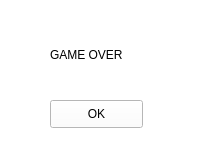
<?xml version="1.0" encoding="UTF-8"?>
<ui version="4.0">
 <class>InfoWidget</class>
 <widget class="QWidget" name="InfoWidget">
  <property name="geometry">
   <rect>
    <x>0</x>
    <y>0</y>
    <width>200</width>
    <height>150</height>
   </rect>
  </property>
  <property name="minimumSize">
   <size>
    <width>200</width>
    <height>150</height>
   </size>
  </property>
  <property name="maximumSize">
   <size>
    <width>200</width>
    <height>150</height>
   </size>
  </property>
  <property name="windowTitle">
   <string>Form</string>
  </property>
  <property name="styleSheet">
   <string notr="true">background-color: rgb(255, 255, 255);</string>
  </property>
  <widget class="QLabel" name="label">
   <property name="geometry">
    <rect>
     <x>50</x>
     <y>40</y>
     <width>111</width>
     <height>31</height>
    </rect>
   </property>
   <property name="text">
    <string>&lt;html&gt;&lt;head/&gt;&lt;body&gt;&lt;p&gt;GAME OVER&lt;/p&gt;&lt;/body&gt;&lt;/html&gt;</string>
   </property>
  </widget>
  <widget class="QPushButton" name="pushButton">
   <property name="geometry">
    <rect>
     <x>50</x>
     <y>100</y>
     <width>93</width>
     <height>28</height>
    </rect>
   </property>
   <property name="styleSheet">
    <string notr="true"/>
   </property>
   <property name="text">
    <string>OK</string>
   </property>
  </widget>
 </widget>
 <resources/>
 <connections/>
</ui>
